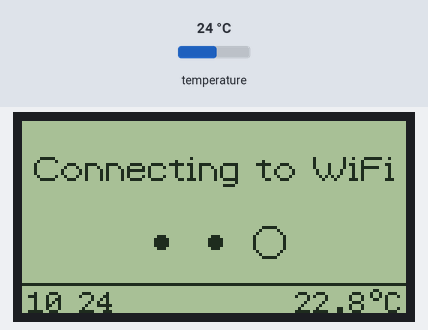
Recording of a program running on a simulated ESP8266 (Wemos D1 mini). Parts: 128×64 one-colour display. The test bench sets the inputs (shaded band); at power-on: temperature 24 °C. WiFi joins after 1.5 s; servers stay silent unless stated; network time is answered at once with the bench clock; the local clock reads 2024-03-15 10:24:30 at power-on unless the program sets it; no MQTT or app messages arrive unless stated.

Above: at 3.8 s.
3.9 s: temperature set to 12 °C
At 5.0 s:
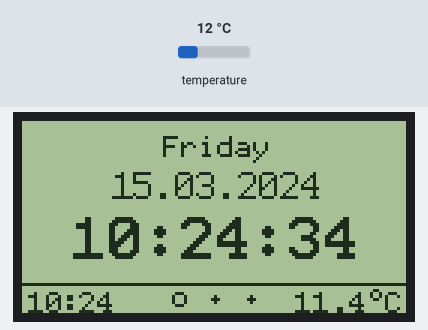
7.9 s: temperature set to 19 °C
At 9.3 s:
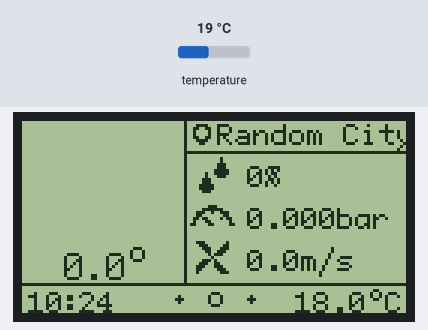
11.9 s: temperature set to 28 °C
At 13.4 s:
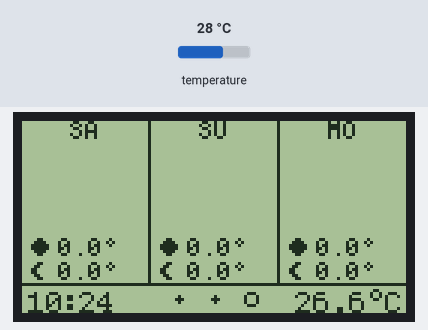
Timing chart, 0 to 14.9 s (numbered marks = the images above; inputs shaded):
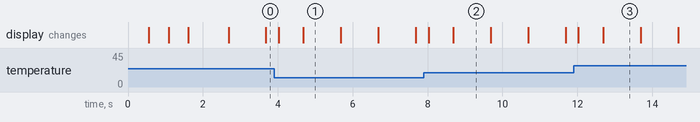

Measured:
- what the display in image 1 shows lasts 1.0 s, from 4.7 s to 5.7 s

The program:

main.cpp
```cpp
/*----(LIBRARIES)----*/
#include <WiFiUdp.h>            //esp udp client
#include <NTPClient.h>          //ntp client
#include <ESP8266WiFi.h>        //esp wifi client
#include <PubSubClient.h>       //mqqt client
#include <ArduinoJson.h>        //json parsing for weather data
#include <U8g2lib.h>            //lcd
#include <Adafruit_Sensor.h>    //sensor
#include <Adafruit_AM2320.h>
#include <ArduinoOTA.h>         //OTA
#include "weather_icons.h"      //icons

/*----(MACROS)----*/
#define SECOND 1000
#define MINUTE 60000
#define HOUR 3600000

#define LEN(x) sizeof(x) / sizeof(x[0])

#define LCD_WIDTH 128
#define LCD_HEIGHT 64
#define LCD_CLEAR_AREA(x, y, w, h) u8g2.setDrawColor(0);\
                                   u8g2.drawBox(x, y, w, h);\
                                   u8g2.setDrawColor(1)\

/*----(STRUCT)----*/
typedef struct {
    float day_temp = 0.0;
    float night_temp = 0.0;
    float temp = 0.0;
    int humidity = 0;
    float uvi = 0.0;
    float pressure = 0.0;
    float wind_speed = 0.0;
    String icon = "";
} DayData;

/*----(CONSTANTS)----*/
//EDIT HERE with your information
const String ssid        = "***********";
const String passw       = "***********";
const String mqtt_addr   = "x.x.x.x";
const String ntp_addr    = "x.x.x.x";
const String city        = "Random City";
const String device_name = "Device name";

/*----(VARIABLES)----*/
//init
//EDIT HERE for your specific 128x64 configuration
U8G2_ST7920_128X64_F_HW_SPI u8g2(U8G2_R2, 15, 16);  //LCD config
WiFiClient espClient;                               //create wificlient
PubSubClient client(espClient);                     //setup mqtt client
WiFiUDP ntpUDP;                                     //create wifiudp
NTPClient time_client(ntpUDP, ntp_addr.c_str());    //setup time client width server on 192.168.1.1
Adafruit_AM2320 am2320 = Adafruit_AM2320();         //am2320 sensor

//weekdays for time screen and forecast
//EDIT HERE for your language
char days_of_week[7][10] = {"Sunday", "Monday", "Tuesday", "Wednesday", "Thursday", "Friday", "Saturday"};
char days_of_week_short[7][4] = {"SU", "MO", "TU", "WE", "TH", "FR", "SA"};

bool startup = true;    //startup bool

DayData curr_day;       //current day data storage
DayData forecast[3];    //next 4 days forecast
float inside_temp;      //inside temperature

int screen = 0; //current screen to show

//timers
unsigned long screen_timer = 0;
unsigned long footer_timer = 0;
unsigned long sync_timer = 0;

/*----(HELPER FUNCTIONS)----*/
void drawCenteredString(char * text, int y) {
    int width = u8g2.getStrWidth(text);
    width = LCD_WIDTH/2 - width/2;
    u8g2.drawStr(width, y, text);
}

/*----(OTA)----*/
void onStart() {
    u8g2.clearBuffer();
    u8g2.setFont(u8g2_font_6x12_te);                //set update font
    drawCenteredString("Update in progress", 16);   //print update message
    u8g2.setFontMode(1);                            //set font mode (transparency)
}

void onProgress(size_t progress, size_t total) {
    int bar_width = 100;
    int bar_height = 9;
    int actual_progress = progress / (total / bar_width);
    char buf[3];
    itoa(actual_progress, buf, 10);
    int offset = (LCD_WIDTH - bar_width) / 2;

    //draw bar
    u8g2.setDrawColor(1);
    u8g2.drawFrame(offset - 2, 28, bar_width + 4, bar_height + 4);
    u8g2.drawBox(offset, 30, actual_progress, bar_height);
    u8g2.setDrawColor(0);
    u8g2.drawBox(offset + actual_progress, 30, bar_width - actual_progress, bar_height);
    u8g2.setDrawColor(2);
    drawCenteredString(buf, 38);

    u8g2.sendBuffer();
}

void onEnd() {
    drawCenteredString("Done", 56);   //print failed message
    u8g2.sendBuffer();
}

void onError(ota_error_t error) {
    drawCenteredString("Failed", 56);   //print failed message
    u8g2.sendBuffer();
}


/*----(UI ELEMENTS)----*/
void bubbleAnimation(int current_bubble, int min, int max, int location, int spread, char *text){
    LCD_CLEAR_AREA(LCD_WIDTH/2 - (spread+max+1), location - max, (spread+max+1)*2, (max+1)*2);  //clear area

    //center text (if there is any)
    if (text != NULL) drawCenteredString(text, 20);

    //draw animation animation (center bubble centered)
    switch ((current_bubble) % 3){
        case 0:
            u8g2.drawCircle(64 - spread, location, max);
            u8g2.drawDisc  (64,          location, min);
            u8g2.drawDisc  (64 + spread, location, min);
            break;
        case 1:
            u8g2.drawDisc  (64 - spread, location, min);
            u8g2.drawCircle(64,          location, max);
            u8g2.drawDisc  (64 + spread, location, min);
            break;
        case 2:
            u8g2.drawDisc  (64 - spread, location, min);
            u8g2.drawDisc  (64,          location, min);
            u8g2.drawCircle(64 + spread, location, max);
            break;
    }
}

void footer(){
    static bool separator = true;

    //clear footer area
    LCD_CLEAR_AREA(0, 55, 30, 9);           //time
    LCD_CLEAR_AREA(98, 55, 30, 9);           //temp

    u8g2.setFont(u8g2_font_profont11_tf);   //set font
    u8g2.drawHLine(0, 54, 128);             //draw horizontal line (start x, y, width)

    //time
    u8g2.setCursor(2, 64);                          //move cursor to time
    u8g2.printf("%02d", time_client.getHours());    //print hours
    u8g2.setCursor(19, 64);
    u8g2.printf("%02d", time_client.getMinutes());  //print minutes
    u8g2.setCursor(13, 63);
    if (separator) u8g2.printf(":");                //print separator every other call
    separator = !separator;                         //flip separator

    //temp
    u8g2.setCursor(91, 64);                         //move cursor to temp
    u8g2.printf("%02.1f\xb0%c", inside_temp, 'C');    //print temperature
}

void timeScreen() {
    LCD_CLEAR_AREA(0, 0, 128, 54);  //clear screen part

    //variables
    char tmp[10];
    String day =   time_client.getFormattedDate().substring(8, 10);
    String month = time_client.getFormattedDate().substring(5, 7);
    String year =  time_client.getFormattedDate().substring(0, 4);

    //weekday
    u8g2.setFont(u8g2_font_6x12_te);                        //set font (for diacritics)
    sprintf(tmp, "%s", days_of_week[time_client.getDay()]); //get weekday from array
    int width = u8g2.getStrWidth(tmp);
    width = LCD_WIDTH/2 - width/2;
    u8g2.drawUTF8(width, 12, tmp);

    //date
    u8g2.setFont(u8g2_font_profont15_tr);
    sprintf(tmp, "%s.%s.%s", day.c_str(), month.c_str(), year.c_str());
    drawCenteredString(tmp, 26);

    //time
    u8g2.setFont(u8g2_font_profont22_tr);
    sprintf(tmp, "%s", time_client.getFormattedTime().c_str());
    drawCenteredString(tmp, 46);
}

void weatherScreen() {
    LCD_CLEAR_AREA(0, 0, 128, 54);
    char tmp[16];   //variable to store strings

    //get correct bitmap
    bool day = (curr_day.icon[2] == 'd') ? true : false;    //get the icon letter (night or day)
    int type = curr_day.icon.substring(0, 2).toInt();   //convert icon number from string to int

    //draw the bitmap (64x42)
    switch (type){
        case 1:  u8g2.drawXBM(0-12, 0, 64, 42, (day) ? clear_sky3_day_bits : clear_sky_night_bits);   break;    //12-12 0^ 2 | 17-18 1^ 1
        case 2:  u8g2.drawXBM(0-8,  0, 64, 42, (day) ? few_clouds_day_bits : few_clouds1_night_bits); break;    //8-5   0^ 4 | 8-10  6^ 4
        case 3:  u8g2.drawXBM(0-8,  0, 64, 42, scattered_clouds_bits);                                break;    //8-8   5^ 7
        case 4:  u8g2.drawXBM(0-8,  0, 64, 42, broken_clouds_bits);                                   break;    //8-8   5^ 7
        case 9:  u8g2.drawXBM(0-8,  0, 64, 42, shower_rain_bits);                                     break;    //8-8   0^ 1
        case 10: u8g2.drawXBM(0-5,  0, 64, 42, (day) ? rain_day_bits : rain_night_bits);              break;    //10-10 0^ 0 | 10-8  0^0
        case 11: u8g2.drawXBM(0-8,  0, 64, 42, thunderstorm_bits);                                    break;    //8-8   0^ 1
        case 13: u8g2.drawXBM(0-8,  0, 64, 42, snow1_bits);                                           break;    //8-8   0^ 0
        case 50: u8g2.drawXBM(0-8,  0, 64, 42, mist_bits);                                            break;    //8-8   5^ 5
        default: break;
    }

    //print temperature
    u8g2.setFont(u8g2_font_profont15_tf);
    sprintf(tmp, "%.1f\xb0", curr_day.temp);
    int txt_start = 54/2 - u8g2.getStrWidth(tmp)/2;
    u8g2.drawStr(txt_start, 53, tmp);

    //humidity
    u8g2.setFont(u8g2_font_profont11_tf);
    sprintf(tmp, "%d%%", curr_day.humidity);
    u8g2.drawXBM(58, 12, 11, 12, humidity2_bits);
    u8g2.drawStr(75, 22, tmp);

    //pressure
    sprintf(tmp, "%.3fbar", curr_day.pressure);
    u8g2.drawXBM(56, 28, 15, 7, pressure2_bits);
    u8g2.drawStr(75, 36, tmp);

    //wind speed
    sprintf(tmp, "%.1fm/s", curr_day.wind_speed);
    u8g2.drawXBM(58, 40, 11, 11, speed_bits);
    u8g2.drawStr(75, 50, tmp);

    //city name and gps icon
    u8g2.setFont(u8g2_font_open_iconic_www_1x_t);
    u8g2.drawStr(56, 9, "\x47");
    u8g2.setFont(u8g2_font_6x12_te);
    u8g2.drawUTF8(65, 8, city.c_str());

    //draw lines
    u8g2.drawVLine(54, 0, 54);
    u8g2.drawHLine(54, 10, 74);
}

void forecastScreen() {
    LCD_CLEAR_AREA(0, 0, 128, 54);
    char tmp[10];

    u8g2.setFont(u8g2_font_profont10_tf);

    for (int i = 0; i < LEN(forecast); i++){
        bool day = forecast[i].icon[2];                         //get the icon letter (night or day)
        int type = forecast[i].icon.substring(0, 2).toInt();    //convert icon number from string to int

        int column_offset = (i % 3) * (43);
        u8g2.drawStr(column_offset + 16, 6, days_of_week_short[(time_client.getDay() + i + 1) % 7]);
        u8g2.drawXBM(column_offset + 3, 39, 6, 6, sun_tiny_bits);
        u8g2.drawXBM(column_offset + 3, 47, 6, 6, moon_tiny_bits);
        sprintf(tmp, "%.1f\xb0", forecast[i].day_temp);
        u8g2.drawStr(column_offset + 12, 45, tmp);
        sprintf(tmp, "%.1f\xb0", forecast[i].night_temp);
        u8g2.drawStr(column_offset + 12, 53, tmp);

        //draw the bitmap (40x30)
        switch (type){
            case 1:  u8g2.drawXBM(column_offset + 1, 7, 40, 30, (day) ? clear_sky3_day_small_bits : clear_sky_night_small_bits);  break;    //12-12 0^ 2 | 17-18 1^ 1
            case 2:  u8g2.drawXBM(column_offset + 1, 7, 40, 30, (day) ? few_clouds_day_small_bits : few_clouds_night_small_bits); break;    //8-5   0^ 4 | 8-10  6^ 4
            case 3:  u8g2.drawXBM(column_offset + 1, 7, 40, 30, scattered_clouds_small_bits);                                     break;    //8-8   5^ 7
            case 4:  u8g2.drawXBM(column_offset + 1, 7, 40, 30, broken_clouds_small_bits);                                        break;    //8-8   5^ 7
            case 9:  u8g2.drawXBM(column_offset + 1, 7, 40, 30, shower_rain_small_bits);                                          break;    //8-8   0^ 1
            case 10: u8g2.drawXBM(column_offset + 1, 7, 40, 30, (day) ? rain_day_small_bits : rain_night_small_bits);             break;    //10-10 0^ 0 | 10-8  0^0
            case 11: u8g2.drawXBM(column_offset + 1, 7, 40, 30, thunderstorm_small_bits);                                         break;    //8-8   0^ 1
            case 13: u8g2.drawXBM(column_offset + 1, 7, 40, 30, snow_small_bits);                                                 break;    //8-8   0^ 0
            case 50: u8g2.drawXBM(column_offset + 1, 7, 40, 30, mist_small_bits);                                                 break;    //8-8   5^ 5
            default: break;
        }

    }

    u8g2.drawVLine(42, 0, 54);
    u8g2.drawVLine(85, 0, 54);
}


void startWifi() {
    WiFi.mode(WIFI_STA);
    WiFi.begin(ssid.c_str(), passw.c_str());
    int timer = 0;
    while(WiFi.status() != WL_CONNECTED) {
        bubbleAnimation(timer, 2, 5, 40, 18, "Connecting to WiFi"); //run animation
        u8g2.sendBuffer();                                          //write it to screen
        timer++;                                                    //increase timeout
        delay(500);                                                 //delay
        if (timer >= 20) ESP.restart();                             //reset after 10 seconds
    }
}

//Send status update
void updateStatus(String status) {
    client.publish(("devices/" + device_name).c_str(), (time_client.getFormattedTime() + " " + status).c_str(), true);
}

/*----(MQTT)----*/
//update weather data on new message (as we are listening on single topic)
void onMessage(char* topic, byte* payload, unsigned int length) {
    if (String(topic) != String("weather/" + city)) return;  //skip if not our city

    //get data as json
    DynamicJsonDocument doc(6144);
    deserializeJson(doc, payload);
    JsonObject root = doc.as<JsonObject>();

    //save current day
    curr_day.temp       = (float)(root["current"]["temp"]) - 273.15;
    curr_day.humidity   =   (int)(root["current"]["humidity"]);
    curr_day.pressure   = (float)(root["current"]["pressure"] )/ 1000.0;
    curr_day.wind_speed = (float)(root["current"]["wind_speed"]);
    curr_day.uvi        = (float)(root["current"]["uvi"]);
    curr_day.icon       =        (root["current"]["weather"][0]["icon"].as<String>());

    //save forecast
    for (unsigned int i = 0; i < LEN(forecast); i++) {
        forecast[i].day_temp   = (float)(root["daily"][i+1]["temp"]["day"]) - 273.15;
        forecast[i].night_temp = (float)(root["daily"][i+1]["temp"]["night"]) - 273.15;
        forecast[i].uvi        = (float)(root["daily"][i+1]["uvi"]);
        forecast[i].icon       =         root["daily"][i+1]["weather"][0]["icon"].as<String>();
    }

    updateStatus("weather update"); //update status
}

/*----(SETUP)----*/
void setup() {
    delay(500); //wait just because

    //LCD
    u8g2.begin();                           //init lcd
    u8g2.setFont(u8g2_font_bitcasual_tr);   //set starting font
    //Wire.begin(0, 2);                       //for esp-01 when i2c is taken by sensor

    //AM2320 sensor
    am2320.begin(); //initialize am2320

    //wifi
    startWifi();    //connect to wifi

    //mqtt
    client.setServer(mqtt_addr.c_str(), 1883);  //set mqtt server
    client.setBufferSize(8192);                 //set buffer for weather data
    client.setCallback(onMessage);              //set message callback

    //NTP
    time_client.begin();                //start ntp
    time_client.setTimeOffset(7200);    //set offset
    delay(500);                         //wait because reasons
    time_client.forceUpdate();          //update time from ntp server

    //OTA
    ArduinoOTA.begin(); //init ota
    ArduinoOTA.onStart(onStart);
    ArduinoOTA.onProgress(onProgress);
    ArduinoOTA.onEnd(onEnd);
    ArduinoOTA.onError(onError);
}

void loop() {

    //update footer every second
    if (millis() - footer_timer >= SECOND) {
        footer_timer = millis();
        if (screen == 1) timeScreen();                  //update time screen
        //EDIT HERE - inside temperature sensor "calibration"
        inside_temp = am2320.readTemperature() * 0.95;  //read temperature
        footer();                                       //update footer
        u8g2.sendBuffer();                              //print it
    }

    //change screen every x seconds
    if (millis() - screen_timer >= SECOND*4) {
        screen_timer = millis();

        //select screen
        switch (screen) {
            case 0: timeScreen();     break;
            case 1: weatherScreen();  break;
            case 2: forecastScreen(); break;
        }

        bubbleAnimation(screen, 1, 2, 59, 12, NULL);    //change animation
        screen++;                                       //go to next screen
        if (screen > 2) screen = 0;                     //reset screen if above limit
        u8g2.sendBuffer();                              //draw display
    }

    //sync time every minute
    if (millis() - sync_timer >= MINUTE) {
        sync_timer = millis();
        time_client.forceUpdate();  //update time
        updateStatus("time sync");  //update status
    }

    //loop and ask if connected
    if(!client.loop()) {
        //subscribe to required topic on connect
        if (client.connect(device_name.c_str())) client.subscribe(("weather/" + city).c_str());
        //else retry in 2 seconds
        else delay(2000);
    }

    //send device info on startup
    if (startup) {
        startup = false;

        //publish device info
        client.publish(("devices/" + device_name + "/ip").c_str(), WiFi.localIP().toString().c_str(), true);
        client.publish(("devices/" + device_name + "/connected").c_str(), time_client.getFormattedTime().c_str(), true);

        client.publish(("weather/requests/" + city).c_str(), "1", true);    //publish weather request
        updateStatus("connected");                                          //update status
    }

    //try to reconnect if disconnected
    if (!WiFi.isConnected()) {
        startWifi();    //reconnect
        startup = true; //update device data
    }

    ArduinoOTA.handle();    //run ota
}
```

Source omitted: eather_icons.h (data table, 52653 bytes)
